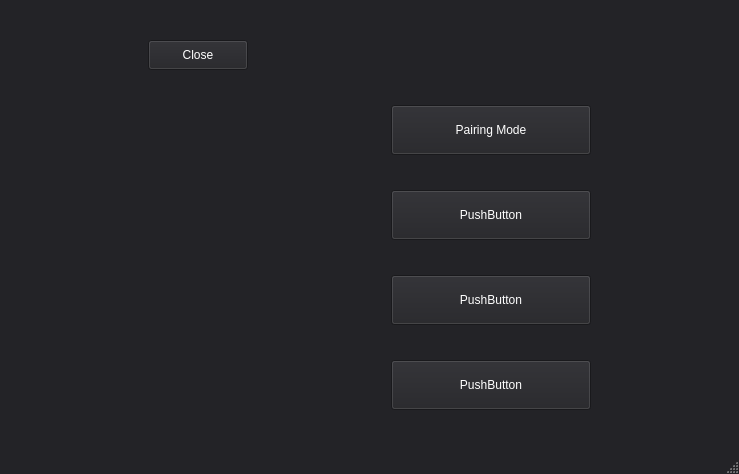
<?xml version="1.0" encoding="UTF-8"?>
<ui version="4.0">
 <class>GUI</class>
 <widget class="QMainWindow" name="GUI">
  <property name="geometry">
   <rect>
    <x>0</x>
    <y>0</y>
    <width>739</width>
    <height>474</height>
   </rect>
  </property>
  <property name="palette">
   <palette>
    <active>
     <colorrole role="WindowText">
      <brush brushstyle="SolidPattern">
       <color alpha="255">
        <red>255</red>
        <green>255</green>
        <blue>255</blue>
       </color>
      </brush>
     </colorrole>
     <colorrole role="Button">
      <brush brushstyle="SolidPattern">
       <color alpha="255">
        <red>35</red>
        <green>35</green>
        <blue>39</blue>
       </color>
      </brush>
     </colorrole>
     <colorrole role="Light">
      <brush brushstyle="SolidPattern">
       <color alpha="255">
        <red>52</red>
        <green>52</green>
        <blue>58</blue>
       </color>
      </brush>
     </colorrole>
     <colorrole role="Midlight">
      <brush brushstyle="SolidPattern">
       <color alpha="255">
        <red>43</red>
        <green>43</green>
        <blue>48</blue>
       </color>
      </brush>
     </colorrole>
     <colorrole role="Dark">
      <brush brushstyle="SolidPattern">
       <color alpha="255">
        <red>17</red>
        <green>17</green>
        <blue>19</blue>
       </color>
      </brush>
     </colorrole>
     <colorrole role="Mid">
      <brush brushstyle="SolidPattern">
       <color alpha="255">
        <red>23</red>
        <green>23</green>
        <blue>26</blue>
       </color>
      </brush>
     </colorrole>
     <colorrole role="Text">
      <brush brushstyle="SolidPattern">
       <color alpha="255">
        <red>255</red>
        <green>255</green>
        <blue>255</blue>
       </color>
      </brush>
     </colorrole>
     <colorrole role="BrightText">
      <brush brushstyle="SolidPattern">
       <color alpha="255">
        <red>255</red>
        <green>255</green>
        <blue>255</blue>
       </color>
      </brush>
     </colorrole>
     <colorrole role="ButtonText">
      <brush brushstyle="SolidPattern">
       <color alpha="255">
        <red>255</red>
        <green>255</green>
        <blue>255</blue>
       </color>
      </brush>
     </colorrole>
     <colorrole role="Base">
      <brush brushstyle="SolidPattern">
       <color alpha="255">
        <red>0</red>
        <green>0</green>
        <blue>0</blue>
       </color>
      </brush>
     </colorrole>
     <colorrole role="Window">
      <brush brushstyle="SolidPattern">
       <color alpha="255">
        <red>35</red>
        <green>35</green>
        <blue>39</blue>
       </color>
      </brush>
     </colorrole>
     <colorrole role="Shadow">
      <brush brushstyle="SolidPattern">
       <color alpha="255">
        <red>0</red>
        <green>0</green>
        <blue>0</blue>
       </color>
      </brush>
     </colorrole>
     <colorrole role="AlternateBase">
      <brush brushstyle="SolidPattern">
       <color alpha="255">
        <red>17</red>
        <green>17</green>
        <blue>19</blue>
       </color>
      </brush>
     </colorrole>
     <colorrole role="ToolTipBase">
      <brush brushstyle="SolidPattern">
       <color alpha="255">
        <red>255</red>
        <green>255</green>
        <blue>220</blue>
       </color>
      </brush>
     </colorrole>
     <colorrole role="ToolTipText">
      <brush brushstyle="SolidPattern">
       <color alpha="255">
        <red>0</red>
        <green>0</green>
        <blue>0</blue>
       </color>
      </brush>
     </colorrole>
    </active>
    <inactive>
     <colorrole role="WindowText">
      <brush brushstyle="SolidPattern">
       <color alpha="255">
        <red>255</red>
        <green>255</green>
        <blue>255</blue>
       </color>
      </brush>
     </colorrole>
     <colorrole role="Button">
      <brush brushstyle="SolidPattern">
       <color alpha="255">
        <red>35</red>
        <green>35</green>
        <blue>39</blue>
       </color>
      </brush>
     </colorrole>
     <colorrole role="Light">
      <brush brushstyle="SolidPattern">
       <color alpha="255">
        <red>52</red>
        <green>52</green>
        <blue>58</blue>
       </color>
      </brush>
     </colorrole>
     <colorrole role="Midlight">
      <brush brushstyle="SolidPattern">
       <color alpha="255">
        <red>43</red>
        <green>43</green>
        <blue>48</blue>
       </color>
      </brush>
     </colorrole>
     <colorrole role="Dark">
      <brush brushstyle="SolidPattern">
       <color alpha="255">
        <red>17</red>
        <green>17</green>
        <blue>19</blue>
       </color>
      </brush>
     </colorrole>
     <colorrole role="Mid">
      <brush brushstyle="SolidPattern">
       <color alpha="255">
        <red>23</red>
        <green>23</green>
        <blue>26</blue>
       </color>
      </brush>
     </colorrole>
     <colorrole role="Text">
      <brush brushstyle="SolidPattern">
       <color alpha="255">
        <red>255</red>
        <green>255</green>
        <blue>255</blue>
       </color>
      </brush>
     </colorrole>
     <colorrole role="BrightText">
      <brush brushstyle="SolidPattern">
       <color alpha="255">
        <red>255</red>
        <green>255</green>
        <blue>255</blue>
       </color>
      </brush>
     </colorrole>
     <colorrole role="ButtonText">
      <brush brushstyle="SolidPattern">
       <color alpha="255">
        <red>255</red>
        <green>255</green>
        <blue>255</blue>
       </color>
      </brush>
     </colorrole>
     <colorrole role="Base">
      <brush brushstyle="SolidPattern">
       <color alpha="255">
        <red>0</red>
        <green>0</green>
        <blue>0</blue>
       </color>
      </brush>
     </colorrole>
     <colorrole role="Window">
      <brush brushstyle="SolidPattern">
       <color alpha="255">
        <red>35</red>
        <green>35</green>
        <blue>39</blue>
       </color>
      </brush>
     </colorrole>
     <colorrole role="Shadow">
      <brush brushstyle="SolidPattern">
       <color alpha="255">
        <red>0</red>
        <green>0</green>
        <blue>0</blue>
       </color>
      </brush>
     </colorrole>
     <colorrole role="AlternateBase">
      <brush brushstyle="SolidPattern">
       <color alpha="255">
        <red>17</red>
        <green>17</green>
        <blue>19</blue>
       </color>
      </brush>
     </colorrole>
     <colorrole role="ToolTipBase">
      <brush brushstyle="SolidPattern">
       <color alpha="255">
        <red>255</red>
        <green>255</green>
        <blue>220</blue>
       </color>
      </brush>
     </colorrole>
     <colorrole role="ToolTipText">
      <brush brushstyle="SolidPattern">
       <color alpha="255">
        <red>0</red>
        <green>0</green>
        <blue>0</blue>
       </color>
      </brush>
     </colorrole>
    </inactive>
    <disabled>
     <colorrole role="WindowText">
      <brush brushstyle="SolidPattern">
       <color alpha="255">
        <red>17</red>
        <green>17</green>
        <blue>19</blue>
       </color>
      </brush>
     </colorrole>
     <colorrole role="Button">
      <brush brushstyle="SolidPattern">
       <color alpha="255">
        <red>35</red>
        <green>35</green>
        <blue>39</blue>
       </color>
      </brush>
     </colorrole>
     <colorrole role="Light">
      <brush brushstyle="SolidPattern">
       <color alpha="255">
        <red>52</red>
        <green>52</green>
        <blue>58</blue>
       </color>
      </brush>
     </colorrole>
     <colorrole role="Midlight">
      <brush brushstyle="SolidPattern">
       <color alpha="255">
        <red>43</red>
        <green>43</green>
        <blue>48</blue>
       </color>
      </brush>
     </colorrole>
     <colorrole role="Dark">
      <brush brushstyle="SolidPattern">
       <color alpha="255">
        <red>17</red>
        <green>17</green>
        <blue>19</blue>
       </color>
      </brush>
     </colorrole>
     <colorrole role="Mid">
      <brush brushstyle="SolidPattern">
       <color alpha="255">
        <red>23</red>
        <green>23</green>
        <blue>26</blue>
       </color>
      </brush>
     </colorrole>
     <colorrole role="Text">
      <brush brushstyle="SolidPattern">
       <color alpha="255">
        <red>17</red>
        <green>17</green>
        <blue>19</blue>
       </color>
      </brush>
     </colorrole>
     <colorrole role="BrightText">
      <brush brushstyle="SolidPattern">
       <color alpha="255">
        <red>255</red>
        <green>255</green>
        <blue>255</blue>
       </color>
      </brush>
     </colorrole>
     <colorrole role="ButtonText">
      <brush brushstyle="SolidPattern">
       <color alpha="255">
        <red>17</red>
        <green>17</green>
        <blue>19</blue>
       </color>
      </brush>
     </colorrole>
     <colorrole role="Base">
      <brush brushstyle="SolidPattern">
       <color alpha="255">
        <red>35</red>
        <green>35</green>
        <blue>39</blue>
       </color>
      </brush>
     </colorrole>
     <colorrole role="Window">
      <brush brushstyle="SolidPattern">
       <color alpha="255">
        <red>35</red>
        <green>35</green>
        <blue>39</blue>
       </color>
      </brush>
     </colorrole>
     <colorrole role="Shadow">
      <brush brushstyle="SolidPattern">
       <color alpha="255">
        <red>0</red>
        <green>0</green>
        <blue>0</blue>
       </color>
      </brush>
     </colorrole>
     <colorrole role="AlternateBase">
      <brush brushstyle="SolidPattern">
       <color alpha="255">
        <red>35</red>
        <green>35</green>
        <blue>39</blue>
       </color>
      </brush>
     </colorrole>
     <colorrole role="ToolTipBase">
      <brush brushstyle="SolidPattern">
       <color alpha="255">
        <red>255</red>
        <green>255</green>
        <blue>220</blue>
       </color>
      </brush>
     </colorrole>
     <colorrole role="ToolTipText">
      <brush brushstyle="SolidPattern">
       <color alpha="255">
        <red>0</red>
        <green>0</green>
        <blue>0</blue>
       </color>
      </brush>
     </colorrole>
    </disabled>
   </palette>
  </property>
  <property name="windowTitle">
   <string>GUI</string>
  </property>
  <widget class="QWidget" name="centralWidget">
   <layout class="QGridLayout" name="gridLayout">
    <item row="0" column="2">
     <widget class="QPushButton" name="btnClose">
      <property name="minimumSize">
       <size>
        <width>50</width>
        <height>30</height>
       </size>
      </property>
      <property name="maximumSize">
       <size>
        <width>100</width>
        <height>30</height>
       </size>
      </property>
      <property name="text">
       <string>Close</string>
      </property>
     </widget>
    </item>
    <item row="5" column="4">
     <widget class="QPushButton" name="btnAlarm3">
      <property name="maximumSize">
       <size>
        <width>16777215</width>
        <height>50</height>
       </size>
      </property>
      <property name="text">
       <string>PushButton</string>
      </property>
     </widget>
    </item>
    <item row="1" column="4">
     <widget class="QPushButton" name="btnPairing">
      <property name="minimumSize">
       <size>
        <width>100</width>
        <height>30</height>
       </size>
      </property>
      <property name="maximumSize">
       <size>
        <width>200</width>
        <height>50</height>
       </size>
      </property>
      <property name="text">
       <string>Pairing Mode</string>
      </property>
     </widget>
    </item>
    <item row="3" column="4">
     <widget class="QPushButton" name="btnAlarm1">
      <property name="maximumSize">
       <size>
        <width>16777215</width>
        <height>50</height>
       </size>
      </property>
      <property name="text">
       <string>PushButton</string>
      </property>
     </widget>
    </item>
    <item row="4" column="4">
     <widget class="QPushButton" name="btnAlarm2">
      <property name="maximumSize">
       <size>
        <width>16777215</width>
        <height>50</height>
       </size>
      </property>
      <property name="text">
       <string>PushButton</string>
      </property>
     </widget>
    </item>
   </layout>
  </widget>
  <widget class="QStatusBar" name="statusBar"/>
 </widget>
 <layoutdefault spacing="6" margin="11"/>
 <resources/>
 <connections>
  <connection>
   <sender>btnClose</sender>
   <signal>pressed()</signal>
   <receiver>GUI</receiver>
   <slot>close()</slot>
   <hints>
    <hint type="sourcelabel">
     <x>49</x>
     <y>22</y>
    </hint>
    <hint type="destinationlabel">
     <x>369</x>
     <y>236</y>
    </hint>
   </hints>
  </connection>
 </connections>
</ui>
